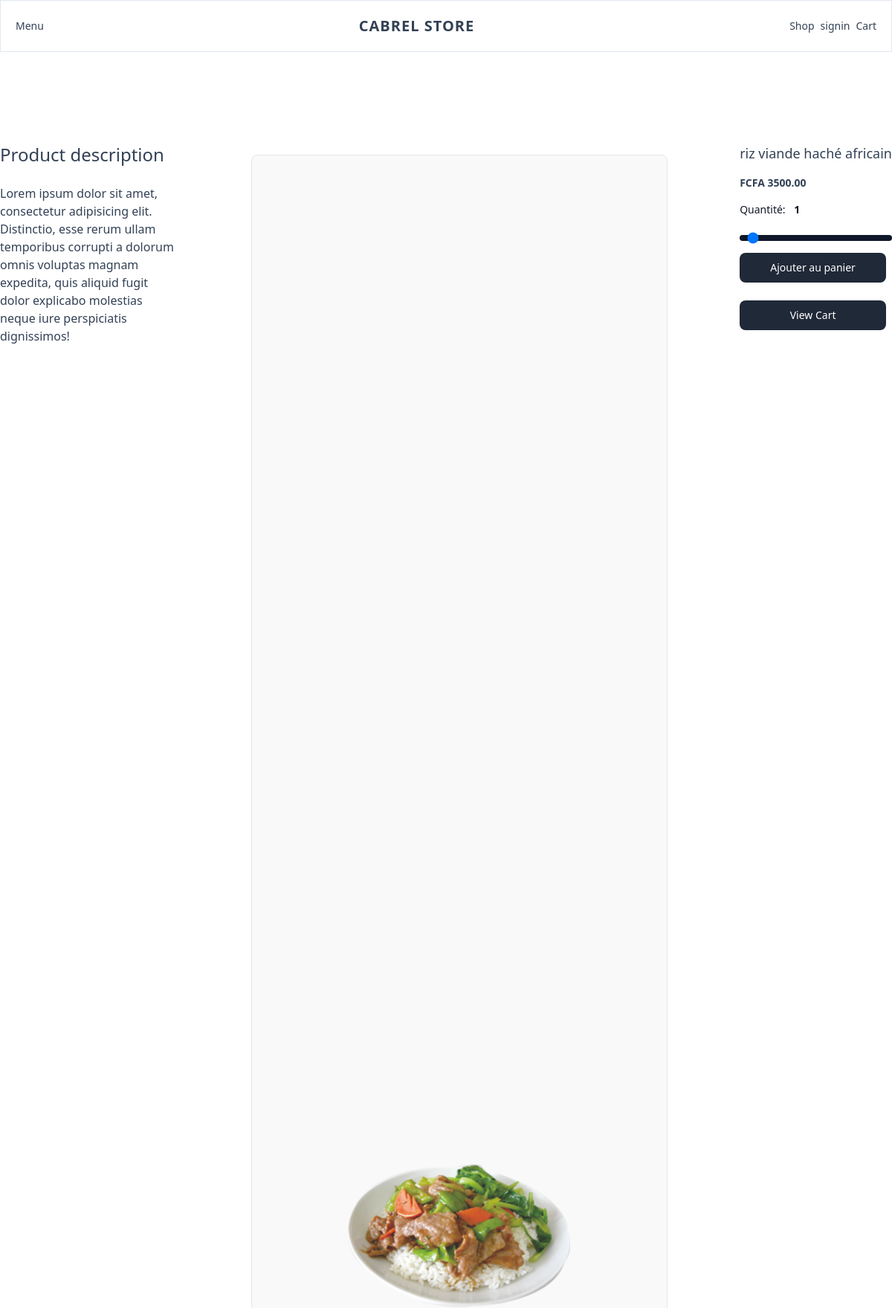
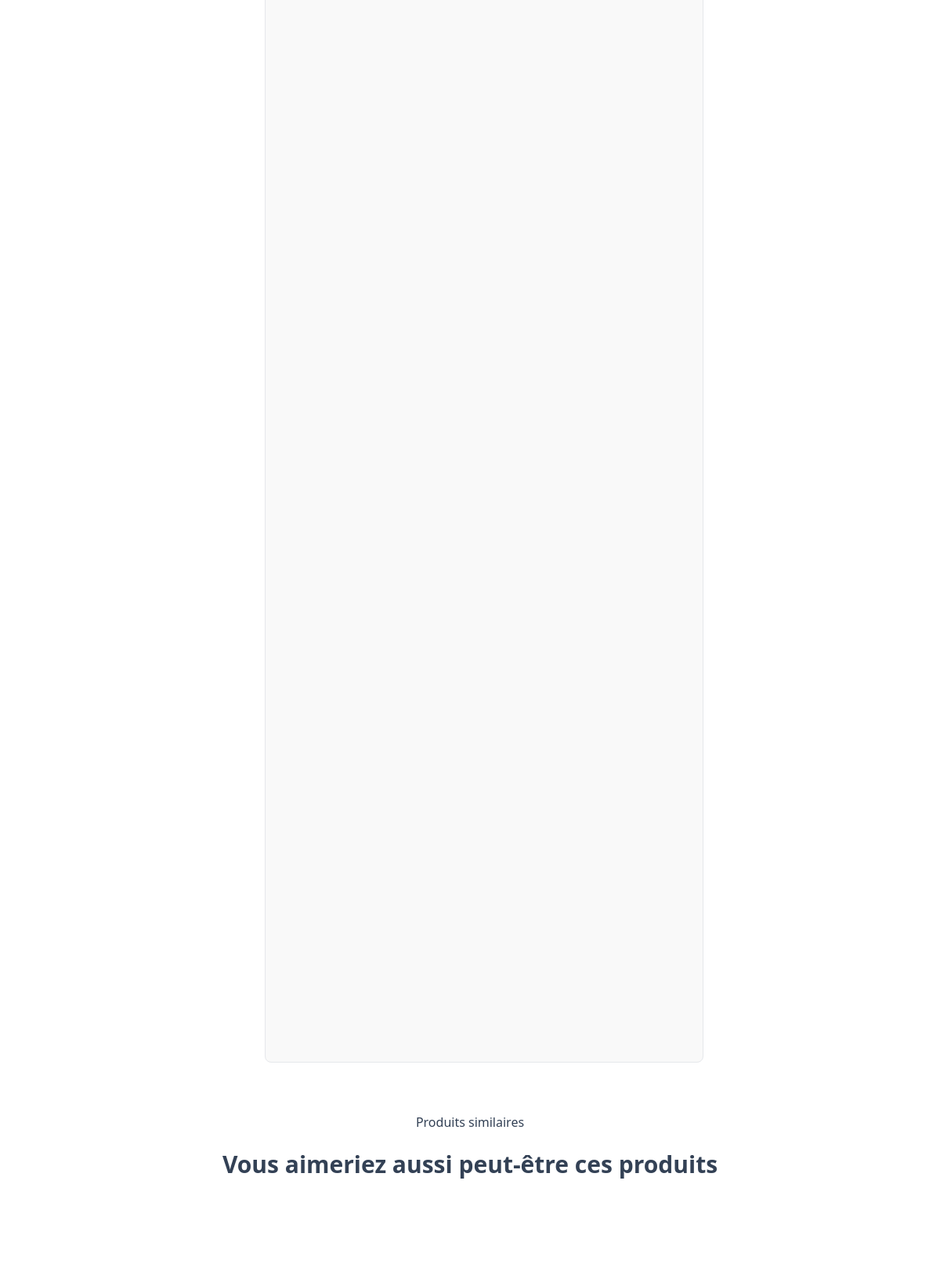
Page /shop/details/riz-viande-hache-africain (upper part) on the committed database (2 pictures, top to bottom).
### listings/models.py (models this page shows, shortened)
class Product(models.Model):
    name = models.CharField(max_length=255)
    description = models.TextField(blank=True, null=True)
    price = models.DecimalField(max_digits=10, decimal_places=2)
    category = models.ForeignKey(Category, on_delete=models.SET_NULL, null=True, related_name='products')
    stock = models.PositiveIntegerField(default=0)
    sku = models.CharField(max_length=100, unique=True)
    slug = models.SlugField(max_length=255,null=True, blank=True)
    image = models.ImageField(upload_to="products/images/",null=True, blank=True)
    class Meta:
        verbose_name_plural = 'Products'

### listings/views.py (the view)
# urls.py: path('shop/details/<str:slug>',details,name="shop-details"),
def details(request,slug=None):
    product = get_object_or_404(Product.objects.all(), slug=slug)
    product_category= get_object_or_404(Category,name=product.category)
    related_products = Product.objects.filter(category__name=product_category)
    return render(request,"listings/details.html",{"product":product,"related_products":related_products})

### listings/models.py (called while the page is built)
    def __str__(self):
        return self.name

### listings/templates/listings/details.html (shortened to what this page needs)
{% extends "listings/base.html" %}
{% block content %}
{% load static %}
<div class="product-detail flex w-full items-center justify-center py-24 relative">
    <div class="content w-full max-w-7xl flex flex-col">
        <div class="flex justify-between relative">
            <div class="w-[15rem] small:sticky small:top-48 small:max-w-[300px]">
                <h2 class="text-2xl font-medium mb-6">Product description</h2>
               <p>Lorem ipsum dolor sit amet, consectetur adipisicing elit. Distinctio, esse rerum ullam temporibus corrupti a dolorum omnis voluptas magnam expedita, quis aliquid fugit dolor explicabo molestias neque iure perspiciatis dignissimos!</p>
            </div>
            <div class="">
                <div class="flex text-slate-500 flex-col max-w-[23rem] items-center gap-3 justify-center m-4">
                    <div class="flex w-full md:w-[35rem] h-[60vh] border p-2 rounded-lg bg-[#f9f9f9]">
                        <a href="#" class="w-full block">
                            <div class="w-full flex items-center justify-center h-full">
                                <img src="{{product.image.url}}" alt="{{product.name}}" class="w-full object-contain h-48"/>
                            </div>
                        </a>
                    </div>
                </div>
            </div>
            <form class="flex flex-col gap-4">
                <h2 class="text-lg font-normal">{{product.name}}</h2>
                <h2 class="text-sm font-bold">FCFA {{product.price}}</h2>
                <label for="default-range" class="block mb-2 text-sm font-medium text-gray-900">Quantité: <strong class="px-2" id="quantity">1</strong></label>
                <input id="default-range" step="2" type="range" value="1" max="20" onchange="document.getElementById('quantity').innerHTML=this.value" class="w-full h-2 bg-slate-900 rounded-lg appearance-none cursor-pointer"/>
                <button hx-post="{% url 'add_to_cart' product.id %}" hx-headers="{'X-CSRFToken': '{{ csrf_token }}'}" hx-target="#cart-status" hx-swap="outerHTML" class="text-white bg-gray-800 hover:bg-gray-900 focus:outline-none focus:ring-4 focus:ring-gray-300 font-medium rounded-lg text-sm px-5 py-2.5 me-2 mb-2">
                    Ajouter au panier
                </button>
                <button class="text-white bg-gray-800 hover:bg-gray-900 focus:outline-none focus:ring-4 focus:ring-gray-300 font-medium rounded-lg text-sm px-5 py-2.5 me-2 mb-2 dark:bg-gray-800 dark:hover:bg-gray-700 dark:focus:ring-gray-700 dark:border-gray-700">
                    <a href="{% url 'cart_items_view' %}">View Cart</a>
                </button>
        </div>
        <div class="flex my-12 flex-col">
            <h2 class="text-center w-full">Produits similaires</h2>
            <div class="flex w-full items-center justify-center my-6">
                <p class="text-center text-3xl font-bold">Vous aimeriez aussi peut-être ces produits</p>
            </div>
        </div>
        {% include "listings/partials/product-grid.html" with title="related products" products=related_products %}
    </div>
</div>
{% endblock %}

### listings/templates/listings/base.html (style rules this page uses)
html { font-family: "Open Sans", sans-serif; font-optical-sizing: auto; font-style: normal; font-variation-settings: "wdth" 100; }

### rows in the picture
Product: image (picture), name "riz viande haché africain", price "3500.00"
